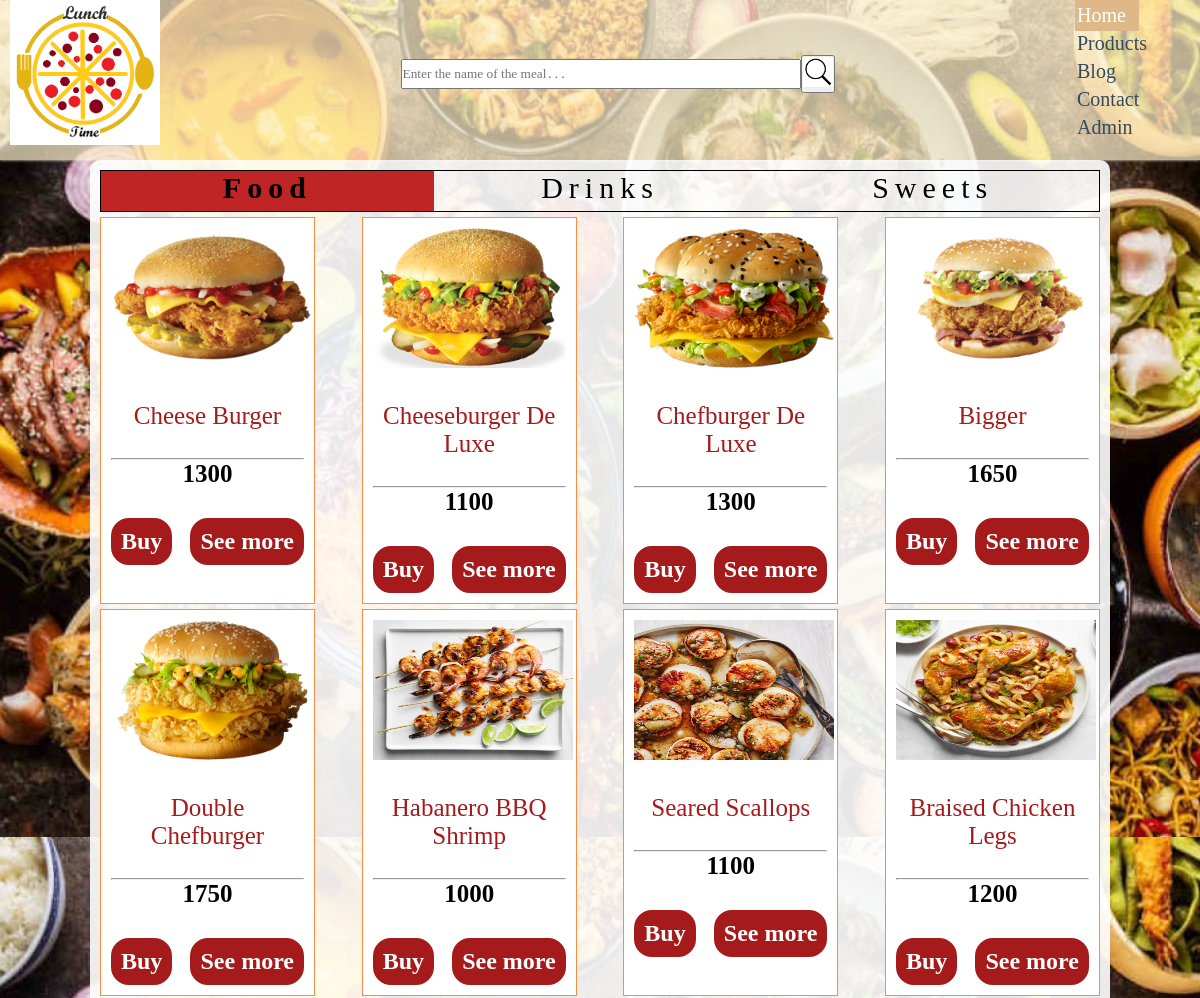
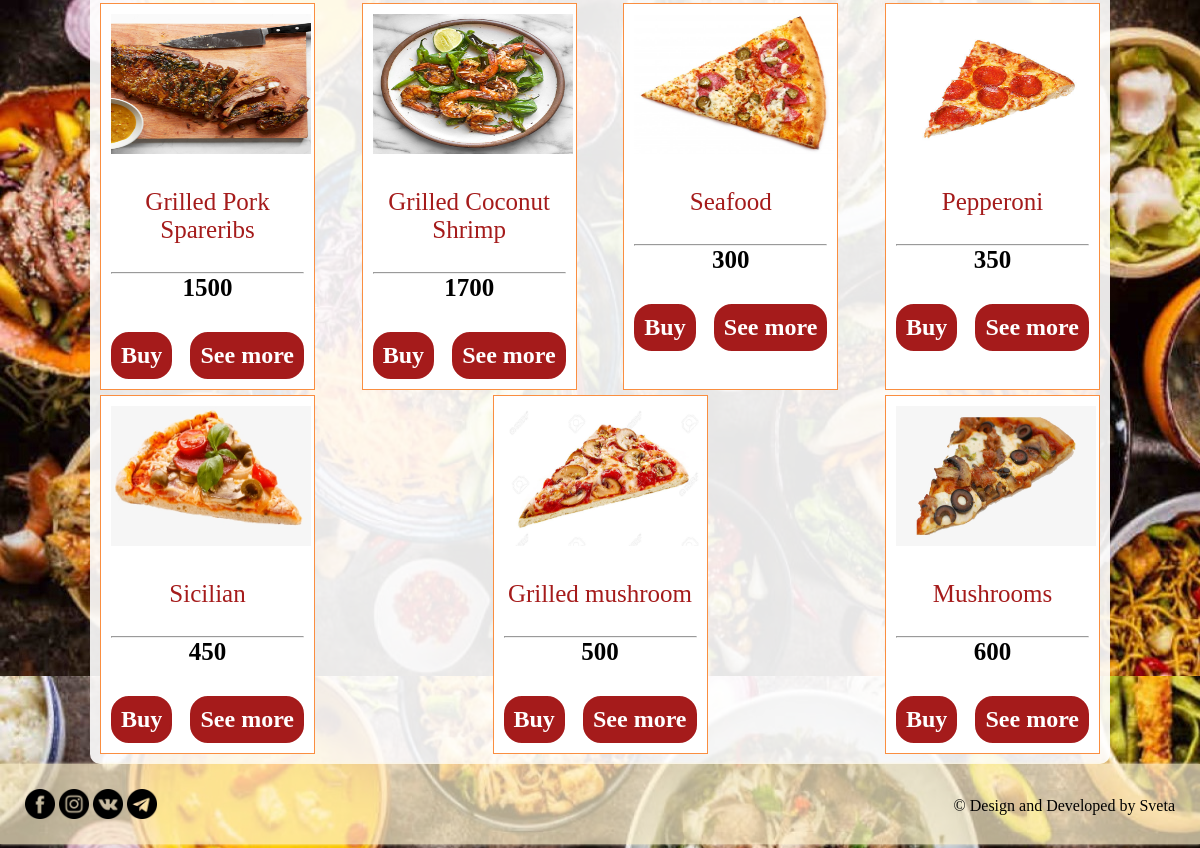
Screenshot of /food.php with the database file from the repository (2 pictures, top to bottom).
### tables this page shows
CREATE TABLE `products` (
  `id` int(11) NOT NULL AUTO_INCREMENT,
  `image` text NOT NULL,
  `title` text NOT NULL,
  `price` int(11) NOT NULL,
  PRIMARY KEY (`id`)
);

### food.php (the view, shortened to what this page needs)
<?php
    $date = mysqli_connect('localhost', 'root', '', 'webphp');
     if($date){
        $query ="SELECT * FROM `products`";
        $response=mysqli_query($date, $query);
        $product = mysqli_fetch_all($response,MYSQLI_ASSOC);
     }
 ?>
<!DOCTYPE html>
<html lang="en">
<head>
    <link rel="stylesheet" href="style.css">
</head>
<body>
    <header>
        <div class="header">
            <div class="header1">
              <div class="header_img">
                <a href="/web2/index.php">
                    <img src="Images/logo.png" alt="Logo" width="150">
                </a>
              </div>
            </div>
            <div class="header2">
                <div class="search">
                    <input type="text" name="text" placeholder="Enter the name of the meal․․․">
                </div>
                <div class="search_btn">
                    <button><img src="Images/searchbutton.png" alt=""></button>
                </div>
            </div>
            <div class="header3">
				<?php include("menu.php") ?>
			</div>
        </div>
    </header>
    <main>
        <div class="content">
            <div class="menu">
				<div class="link" id="food"><a href="food.html">Food</a></div>
                <div class="link"><a href="drinks.php">Drinks</a></div>
                <div class="link"><a href="sweets.php">Sweets</a></div>
			</div>
            <div class="food">
                <?php
            foreach ($product as $key => $product) { ?>
                <div class="product">
                    <div class="product_img">
                     <img src="/web2/Cookies/food/<?php echo $product["image"] ?>" alt="Burger">
                    </div>
                    <div class="product_info">
                        <p><?php echo $product["title"] ?></p><br>
                        <hr>
                        <p><?php echo $product["price"] ?></p>
                    </div>
                    <div class="product_links">
                        <div class="product_links1"><a href="#">Buy</a></div>
                        <div class="product_links2"><a href="single.php?id=<?php echo $product['id'];?>">See more</a></div>
                    </div>
                </div>
                <?php }
                 ?>
              </div>
        </div>
    </main>
    <footer>
      <div class="footer">
        <div class="sites">
            <a href="https://www.facebook.com/" target="_blank"><img src="Images/facebook.png" alt="facebook"></a>
            <a href="https://www.instagram.com/" target="_blank"><img src="Images/instagram.png" alt="Instagram"></a>
            <a href="https://www.vk.com/" target="_blank"><img src="Images/vk.png" alt="Vk"></a>
            <a href="https://www.telegram.org/" target="_blank"><img src="Images/telegram.png" alt="telegram"></a>
        </div>
        <div class="textby">
            <p>&#169;&nbsp;Design and Developed by Sveta</p>
        </div>
      </div>
    </footer>
</body>
</html>

### menu.php
<ul>
	<li><a href="/web2/index.php" id="active">Home</a></li>
	<li><a href="/web2/food.php">Products</a></li>
	<li><a href="/web2/blog.php">Blog</a></li>
	<li><a href="/web2/contact.php">Contact</a></li>
	<li><a href="/web2/admin">Admin</a></li>
</ul>

### style.css (style rules this page uses)
* { margin: 0; padding: 0; box-sizing: border-box; font-family: "Lucida Sans, Monaco, monospace"; }
body { background-image: url("Images/back222.jpg"); display: flex; flex-direction: column; min-height: 100vh; }
header { height: 160px; box-shadow: 0px 0px 3px rgb(255, 243, 210); background-color: rgba(255, 243, 205, 0.7); }
.header { margin: 0 auto; padding: 0px 40px 0px 10px; display: flex; justify-content: space-between; align-items: flex-start; align-items: center; }
.header2 { display: flex; justify-content: flex-start; align-items: center; }
.search input { width: 400px; height: 30px; }
.search_btn img { width: 30px; }
.header3 li { list-style-type: none; margin-bottom: 5px; }
.header3 a { text-decoration: none; color: #34495E; font-size: 20px; padding: 5px 13px 5px 2px; transition: color .35s ease; }
#active { color: white; background-color: burlywood; }
footer { height: 80px; box-shadow: 0px 0px 3px rgb(255, 243, 210); background-color: rgba(255, 243, 205, 0.7); }
.footer { display: flex; justify-content: space-between; align-items: center; padding: 25px; }
.sites img { width: 30px; }
.content { margin: 0 auto; background-color: rgba(255, 255, 255, 0.9); width: 85%; border-radius: 10px; padding: 10px; display: flex; flex-direction: column; }
.menu { border: 1px solid black; display: flex; justify-content: space-around; }
.menu div { height: 40px; text-align: center; width: 33.4%; }
.menu a { letter-spacing: 6px; font-size: 30px; text-decoration: none; color: black; }
#food { background-color: rgb(192, 37, 37); color: white; font-weight: bold; }
.food { display: flex; justify-content: space-between; flex-wrap: wrap; }
.product { width: 215px; background-color: white; padding: 10px; margin-top: 5px; border: 1px solid rgb(250, 142, 64); }
.product img { width: 200px; height: 140px; }
.product_info { font-size: 25px; text-align: center; margin: 30px 0px; }
.product_info p { color: rgb(165, 27, 27); }
.product_info p:last-child { font-weight: bold; color: black; }
.product_links1, .product_links2 { width: max-content; background-color: rgb(165, 27, 27); padding: 8px; border-radius: 18px; border: 2px solid rgb(165, 27, 27); }
.product_links { display: flex; justify-content: space-between; }
.product_links a { color: white; font-size: 24px; text-decoration: none; font-weight: bold; }

### rows the page displays
products: image (picture), title "Cheese Burger", price "1300"
products: image (picture), title "Cheeseburger De Luxe", price "1100"
products: image (picture), title "Chefburger De Luxe", price "1300"
products: image (picture), title "Bigger", price "1650"
products: image (picture), title "Double Chefburger", price "1750"
products: image (picture), title "Habanero BBQ Shrimp", price "1000"
products: image (picture), title "Seared Scallops", price "1100"
products: image (picture), title "Braised Chicken Legs", price "1200"
products: image (picture), title "Grilled Pork Spareribs", price "1500"
products: image (picture), title "Grilled Coconut Shrimp", price "1700"
products: image (picture), title "Seafood", price "300"
products: image (picture), title "Pepperoni", price "350"
products: image (picture), title "Sicilian", price "450"
products: image (picture), title "Grilled mushroom", price "500"
products: image (picture), title "Mushrooms", price "600"
